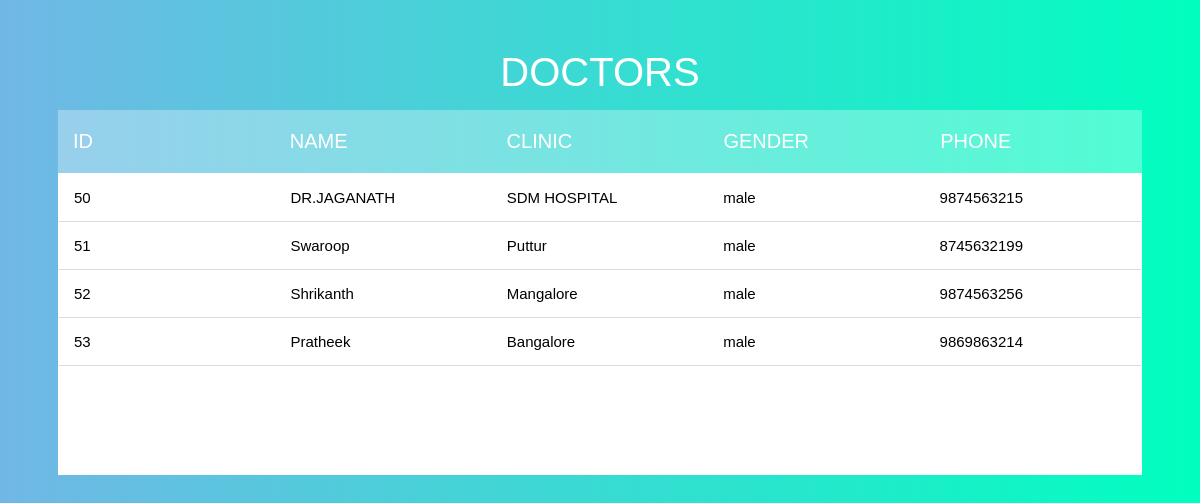
Screenshot of /DoctorDisplay.php with the database file from the repository.
### tables this page shows
CREATE TABLE `doctor` (
  `D_ID` int(10) NOT NULL,
  `D_NAME` varchar(20) NOT NULL,
  `CLINIC` varchar(20) NOT NULL,
  `GENDER` varchar(10) NOT NULL,
  `PHONE` bigint(10) NOT NULL,
  `email` varchar(100) NOT NULL,
  `password` varchar(100) NOT NULL
);

### DoctorDisplay.php (the view, shortened to what this page needs)
<!DOCTYPE html>
<html lang="en">
<head>
    <link rel="stylesheet" href="https://cdnjs.cloudflare.com/ajax/libs/font-awesome/4.7.0/css/font-awesome.min.css" />
    <link rel="stylesheet" href="css/DoctorDisplay.css">
</head>
<body>
    <section>
        <h1>DOCTORS</h1>
            <div class="tbl-header">
                <table cellpadding="0" cellspacing="0" border="0" >
                    <thead>
                        <tr>
                            <th>ID</th>
                            <th>NAME</th>
                            <th>CLINIC</th>
                            <th>GENDER</th>
                            <th>PHONE</th>
                        </tr>
                    </thead>
                </table>
            </div>
    <div class="tbl-content">
        <table  cellpadding="0" cellspacing="0" border="0">
            <tbody>
            <?php
                include 'connection.php';
                $selectquery=" select  *  from  doctor " ;
                $query=mysqli_query($con,$selectquery);
                while($res=mysqli_fetch_array($query))
                {
             ?>
             <tr>
                 <td> <?php  echo $res['D_ID'];   ?></td>
                 <td> <?php  echo $res['D_NAME'];  ?></td>
                 <td> <?php  echo $res['CLINIC'];  ?></td>
                 <td> <?php  echo $res['GENDER'];   ?></td>
                 <td> <?php  echo $res['PHONE'] ;  ?></td>
             </tr>
           <?php
                }
                 ?>
            </tbody>
        </table>
    </div>
    </section>
</body>
</html>

### css/DoctorDisplay.css (style rules this page uses)
body { font-family: 'Poppins',sans-serif; }
h1 { font-size: 40px; color: #fff; text-transform: uppercase; font-weight: 300; text-align: center; margin-bottom: 15px; font-family: 'Poppins',sans-serif; }
table { width:100%; table-layout: fixed; }
.tbl-header { background-color: rgba(255,255,255,0.3); }
.tbl-content { height:300px; overflow-x:auto; margin-top: 0px; border: 1px solid rgba(255,255,255,0.3); background: #fff; }
th { padding: 20px 15px; text-align: left; font-weight: 500; font-size: 20px; color: #fff; text-transform: uppercase; font-family: 'Poppins',sans-serif; }
td { padding: 15px; text-align: left; vertical-align:middle; font-weight: 300; font-size: 15px; color: black; font-family: 'Poppins',sans-serif; border-bottom: 1px solid rgb(219, 219, 219); }
body { background: -webkit-linear-gradient(#71b7e6, #00FFBF); background: linear-gradient(to right, #71b7e6, #00FFBF); font-family: 'Roboto', sans-serif; }
section { margin: 50px; }

### rows the page displays
doctor: D_ID "50", D_NAME "DR.JAGANATH", CLINIC "SDM HOSPITAL", GENDER "male", PHONE "9874563215"
doctor: D_ID "51", D_NAME "Swaroop", CLINIC "Puttur", GENDER "male", PHONE "8745632199"
doctor: D_ID "52", D_NAME "Shrikanth", CLINIC "Mangalore", GENDER "male", PHONE "9874563256"
doctor: D_ID "53", D_NAME "Pratheek", CLINIC "Bangalore", GENDER "male", PHONE "9869863214"
